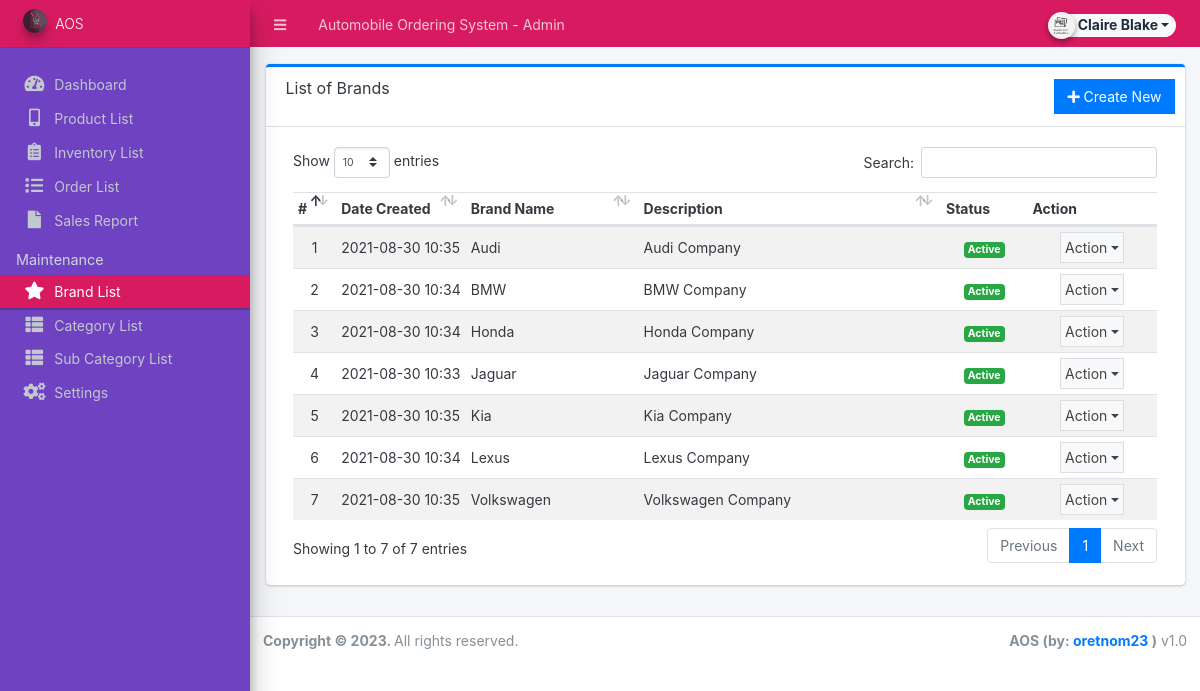
The app's page /admin/?page=maintenance/brand (signed in) with its own data.
### tables this page shows
CREATE TABLE `brands` (
  `id` int(30) NOT NULL,
  `name` varchar(250) NOT NULL,
  `description` text DEFAULT NULL,
  `status` tinyint(1) NOT NULL DEFAULT 1,
  `date_created` datetime NOT NULL DEFAULT current_timestamp()
);

### admin/maintenance/brand.php (the view, shortened to what this page needs)
<div class="card card-outline card-primary">
	<div class="card-header">
		<h3 class="card-title">List of Brands</h3>
		<div class="card-tools">
			<a href="javascript:void(0)" id="create_new" class="btn btn-flat btn-primary"><span class="fas fa-plus"></span>  Create New</a>
		</div>
	</div>
	<div class="card-body">
        <div class="container-fluid">
			<table class="table table-hover table-striped" id="list">
				<colgroup>
					<col width="5%">
					<col width="15%">
					<col width="20%">
					<col width="35%">
					<col width="10%">
					<col width="15%">
				</colgroup>
				<thead>
					<tr>
						<th>#</th>
						<th>Date Created</th>
						<th>Brand Name</th>
						<th>Description</th>
						<th>Status</th>
						<th>Action</th>
					</tr>
				</thead>
				<tbody>
					<?php
					$i = 1;
						$qry = $conn->query("SELECT * from `brands` order by `name` asc ");
						while($row = $qry->fetch_assoc()):
                            $row['description'] = strip_tags(stripslashes(html_entity_decode($row['description'])));
					?>
						<tr>
							<td class="text-center"><?php echo $i++; ?></td>
							<td><?php echo date("Y-m-d H:i",strtotime($row['date_created'])) ?></td>
							<td><?php echo $row['name'] ?></td>
							<td ><p class="truncate-1 m-0"><?php echo $row['description'] ?></p></td>
							<td class="text-center">
                                <?php if($row['status'] == 1): ?>
                                    <span class="badge badge-success">Active</span>
                                <?php else: ?>
                                    <span class="badge badge-danger">Inactive</span>
                                <?php endif; ?>
                            </td>
							<td align="center">
								 <button type="button" class="btn btn-flat p-1 btn-default btn-sm dropdown-toggle dropdown-icon" data-toggle="dropdown">
				                  		Action
				                  </button>
							</td>
						</tr>
					<?php endwhile; ?>
				</tbody>
			</table>
		</div>
	</div>
</div>

### records on screen
brands: date_created "2021-08-30 10:35", name "Audi", description "Audi Company", status "Active"
brands: date_created "2021-08-30 10:34", name "BMW", description "BMW Company", status "Active"
brands: date_created "2021-08-30 10:34", name "Honda", description "Honda Company", status "Active"
brands: date_created "2021-08-30 10:33", name "Jaguar", description "Jaguar Company", status "Active"
brands: date_created "2021-08-30 10:35", name "Kia", description "Kia Company", status "Active"
brands: date_created "2021-08-30 10:34", name "Lexus", description "Lexus Company", status "Active"
brands: date_created "2021-08-30 10:35", name "Volkswagen", description "Volkswagen Company", status "Active"

### other values on screen
$_settings->info('name') "Automobile Ordering System"
$_settings->userdata('firstname').' '.$_settings->userdata('lastname') "Claire Blake"
$_settings->info('short_name') "AOS"
